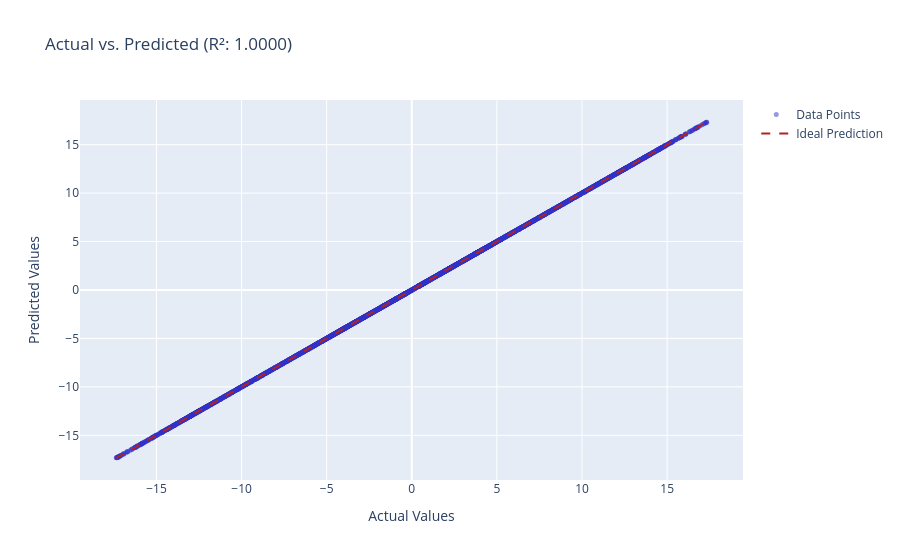
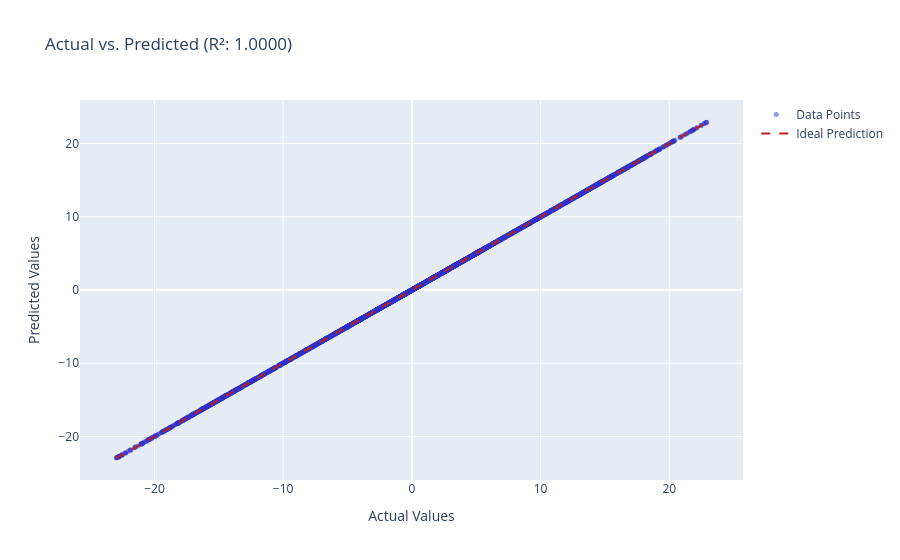
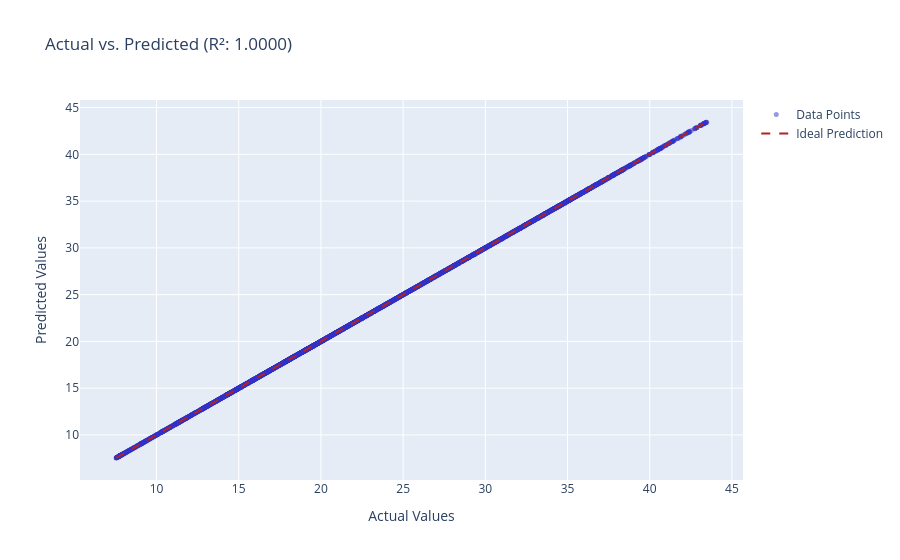

The notebook cell saved with these charts, in order:
### Code cell
fig = r_2_plot(Y_test[:, 0], Y_pred[:, 0])
fig.show()
fig = r_2_plot(Y_test[:, 1], Y_pred[:, 1])
fig.show()
fig = r_2_plot(Y_test[:, 2], Y_pred[:, 2])
fig.show()

### Figure 1 — Plotly figure (JSON) as saved in the notebook; plotly's stock layout.template omitted (floating-point values rounded to 4 significant figures; data arrays with more than 128 entries replaced by an {"elided": "..."} marker saying what was removed)
{"data": [{"marker": {"color": "rgba(50, 50, 200, 0.5)", "size": 5}, "mode": "markers", "name": "Data Points", "type": "scatter", "x": {"elided": "4000 float values"}, "y": {"elided": "4000 float values"}}, {"line": {"color": "firebrick", "dash": "dash"}, "mode": "lines", "name": "Ideal Prediction", "type": "scatter", "x": [-17.36, 17.33], "y": [-17.36, 17.33]}], "layout": {"showlegend": true, "title": {"text": "Actual vs. Predicted (R²: 1.0000)"}, "xaxis": {"title": {"text": "Actual Values"}}, "yaxis": {"title": {"text": "Predicted Values"}}}}

### Figure 2 — Plotly figure (JSON) as saved in the notebook; plotly's stock layout.template omitted (floating-point values rounded to 4 significant figures; data arrays with more than 128 entries replaced by an {"elided": "..."} marker saying what was removed)
{"data": [{"marker": {"color": "rgba(50, 50, 200, 0.5)", "size": 5}, "mode": "markers", "name": "Data Points", "type": "scatter", "x": {"elided": "4000 float values"}, "y": {"elided": "4000 float values"}}, {"line": {"color": "firebrick", "dash": "dash"}, "mode": "lines", "name": "Ideal Prediction", "type": "scatter", "x": [-22.97, 22.92], "y": [-22.97, 22.92]}], "layout": {"showlegend": true, "title": {"text": "Actual vs. Predicted (R²: 1.0000)"}, "xaxis": {"title": {"text": "Actual Values"}}, "yaxis": {"title": {"text": "Predicted Values"}}}}

### Figure 3 — Plotly figure (JSON) as saved in the notebook; plotly's stock layout.template omitted (floating-point values rounded to 4 significant figures; data arrays with more than 128 entries replaced by an {"elided": "..."} marker saying what was removed)
{"data": [{"marker": {"color": "rgba(50, 50, 200, 0.5)", "size": 5}, "mode": "markers", "name": "Data Points", "type": "scatter", "x": {"elided": "4000 float values"}, "y": {"elided": "4000 float values"}}, {"line": {"color": "firebrick", "dash": "dash"}, "mode": "lines", "name": "Ideal Prediction", "type": "scatter", "x": [7.551, 43.47], "y": [7.551, 43.47]}], "layout": {"showlegend": true, "title": {"text": "Actual vs. Predicted (R²: 1.0000)"}, "xaxis": {"title": {"text": "Actual Values"}}, "yaxis": {"title": {"text": "Predicted Values"}}}}
